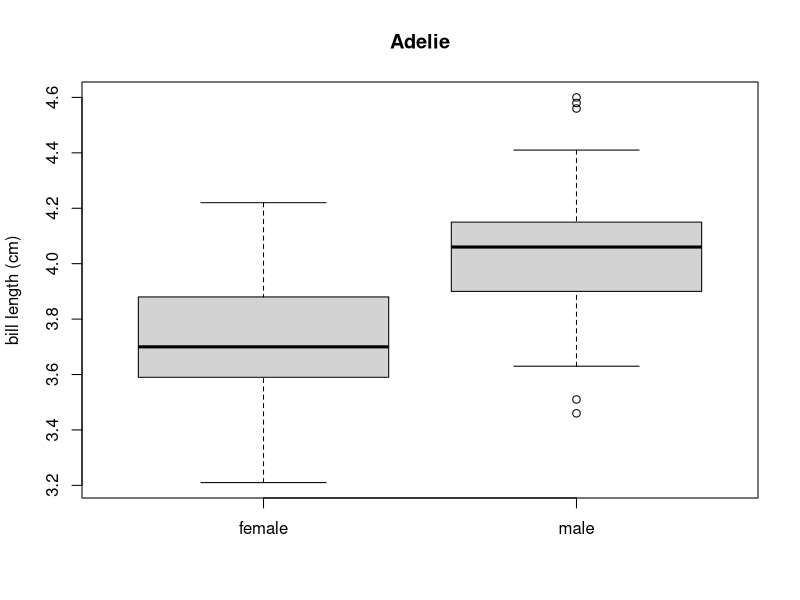
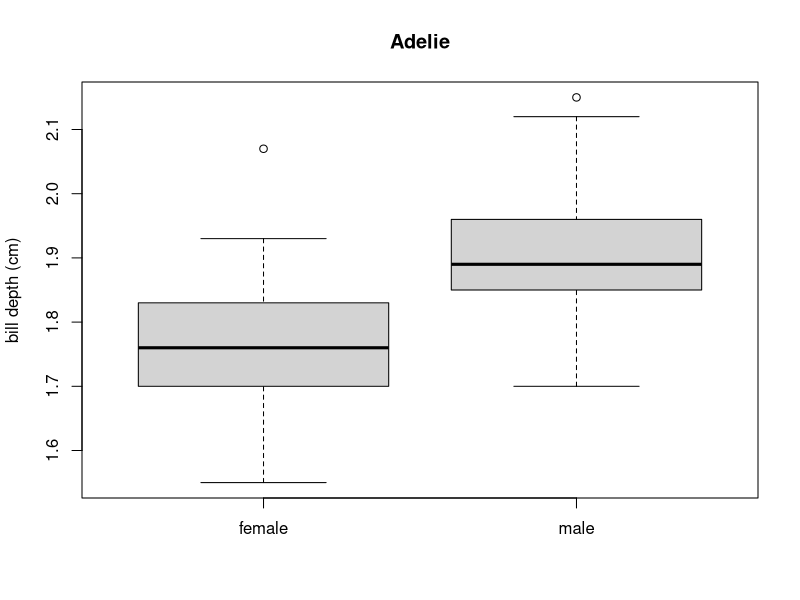
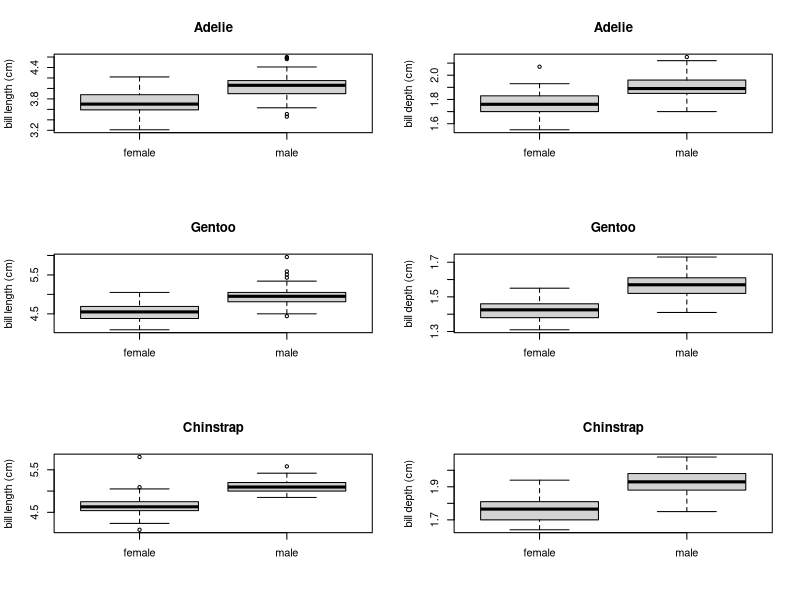

Here is the R script that generated these plots, in order: (Note: this script raises an error after producing the figures.)
## ---- chunk 1
# Notes can be added like this
library(tidyverse) # or like this!
library(palmerpenguins)
library(doParallel)
library(foreach)
## ---- chunk 2
# Save data to object in environment
dat <- penguins

# View data
dat
## ---- chunk 3
# Step 1: Filter data to the first penguin species
## Remember that R calls data frames with [rows, columns]
dat.filter <- dat[dat$species == "Adelie", ]

# Step 2: Convert the mm measurements to cm
bill_length_cm <- dat.filter$bill_length_mm/10
bill_depth_cm <- dat.filter$bill_depth_mm/10

# Step 3: Plot measurements separated by sex
plot(x = dat.filter$sex, y = bill_length_cm, 
     ylab = "bill length (cm)", xlab = "", main = "Adelie")
plot(x = dat.filter$sex, y = bill_depth_cm, 
     ylab = "bill depth (cm)", xlab = "", main = "Adelie")
## ---- chunk 4
# list the species by-hand
for(i in c("Adelie", "Chinstrap", "Gentoo")){
  print(i)
}

# Or have R figure out the species for you!
for(i in unique(dat$species)){
  print(i)
}
## ---- chunk 5
for(magic in unique(dat$species)){
  print(magic)
}
## ---- chunk 6
#Make 3 by 2 grid for 6 plots
par(mfrow=c(3,2))

for(i in unique(dat$species)){
  # Step 1: Filter data to the penguin species
  dat.filter <- dat[dat$species == i, ]

  # Step 2: Convert the mm measurements to cm
  bill_length_cm <- dat.filter$bill_length_mm/10
  bill_depth_cm <- dat.filter$bill_depth_mm/10

  # Step 3: Plot measurements separated by sex
  plot(x = dat.filter$sex, y = bill_length_cm, 
      ylab = "bill length (cm)", xlab = "", main = i)
  plot(x = dat.filter$sex, y = bill_depth_cm, 
      ylab = "bill depth (cm)", xlab = "", main = i)
}
## ---- chunk 7
dat.filter.cm <- apply(dat.filter, MARGIN = 2, function(x) x/10)
## ---- chunk 8
# Using index numbers
## shorter code but more likely to result in errors if you're not careful
dat.filter.cm <- apply(dat.filter[c(3,4)], 
                       MARGIN = 2, function(x) x/10)

# Using column names
## longer code but more exact and no errors if your column order changes
dat.filter.cm <- apply(dat.filter[c("bill_length_mm","bill_depth_mm")], 
                       MARGIN = 2, function(x) x/10)

## ---- chunk 9
#Convert bill length to cm
dat.mutate <- mutate(dat.filter, bill_length_cm = bill_length_mm/10)

#list columns mutated data
colnames(dat.mutate)
## ---- chunk 10
#Convert bill length AND depth to cm
dat.mutate <- mutate(dat.filter, across(c(bill_length_mm, bill_depth_mm), 
                                 .fns = ~.x/10))

#list columns in mutated data
colnames(dat.mutate)
## ---- chunk 11
dat.filter$bill_length_mm[1:5]
dat.mutate$bill_length_mm[1:5]
## ---- chunk 12
#Convert bill length AND depth to cm. Rename columns
dat.mutate <- mutate(dat.filter, across(c(bill_length_mm, bill_depth_mm), 
                                 .fns = ~.x/10, .names = "{.col}_cm"))

#list columns in mutated data
colnames(dat.mutate)
## ---- chunk 13
registerDoParallel(cores=2)
## ---- chunk 14
foreach(i = unique(dat$species)) %dopar% {
  # Step 1: Filter data to the penguin species
  dat.filter <- dat[dat$species == i, ]

  # Step 2: Convert the mm measurements to cm
  bill_length_cm <- dat.filter$bill_length_mm/10
  bill_depth_cm <- dat.filter$bill_depth_mm/10

  # Step 3: Plot measurements separated by sex
  #Save to PDF named as penguin species
  pdf(paste(i, ".pdf", sep=""))
  #Make 1 by 2 grid for 2 plots
  par(mfrow=c(1,2))
  plot(x = dat.filter$sex, y = bill_length_cm,
      ylab = "bill length (cm)", xlab = "", main = i)
  plot(x = dat.filter$sex, y = bill_depth_cm, 
       ylab = "bill depth (cm)", xlab = "", main = i)
  dev.off()
}
## ---- chunk 15
sessionInfo()
